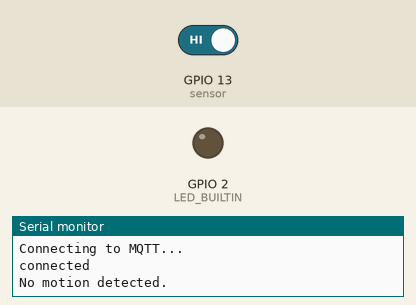
A sketch run on a simulated ESP8266 (NodeMCU). Parts: output pins drawn as LEDs (lit = HIGH, except the on-board LED, lit = LOW), the last lines printed to the serial monitor. Inputs (shaded band) come from the test bench; at power-on: GPIO 13 (sensor) HIGH. WiFi joins after 1.5 s; servers stay silent unless stated; no MQTT or app messages arrive unless stated.

Above: at 2.7 s.
2.8 s: GPIO 13 (sensor) driven LOW
At 12.3 s:
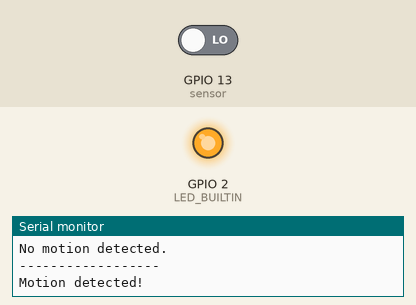
13.0 s: GPIO 13 (sensor) driven HIGH
At 22.3 s:
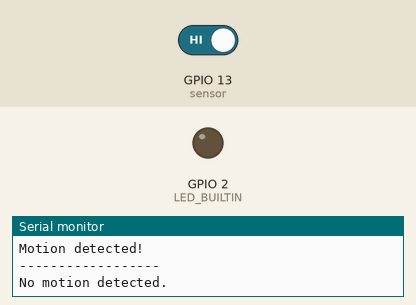
Timing chart, 0 to 23.8 s (numbered marks = the images above; inputs shaded):
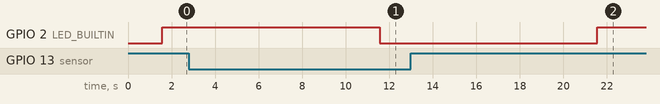

Measured:
- after the input at 2.8 s, GPIO 2 (LED_BUILTIN): HIGH → LOW after 8.8 s
- after the input at 13.0 s, GPIO 2 (LED_BUILTIN): LOW → HIGH after 8.6 s

The sketch:

pir_esp8266.ino
```cpp
#include <ESP8266WiFi.h>
#include <PubSubClient.h>

int sensor = 13;  // Digital pin D7


const char* ssid = "MOVISTAR_7728";                               // wifi ssid
const char* password =  "supercalifragilisticoespialidoso27";     // wifi password
const char* mqttServer = "192.168.1.55";                          // IP adress Raspberry Pi
const int mqttPort = 1883;
const char* mqttUser = "mqttusr";                                 // if you don't have MQTT Username, no need input
const char* mqttPassword = "mqttrpi";                             // if you don't have MQTT Password, no need input

WiFiClient espClient;
PubSubClient client(espClient);

void setup() {
  pinMode(sensor, INPUT);
  pinMode(LED_BUILTIN, OUTPUT);
  Serial.begin(9600);

  WiFi.begin(ssid, password);

  while (WiFi.status() != WL_CONNECTED) {
    delay(500);
    Serial.println("Connecting to WiFi..");
  }
  Serial.println("Connected to the WiFi network");

  client.setServer(mqttServer, mqttPort);

  while (!client.connected()) {
    Serial.println("Connecting to MQTT...");

    if (client.connect("ESP8266Client", mqttUser, mqttPassword )) {
      Serial.println("connected");
    } else {

      Serial.print("failed with state ");
      Serial.print(client.state());
      delay(2000);

    }
  }
}

void loop() {
  int state = digitalRead(sensor);
  if (state == LOW) {
    Serial.println("Motion detected!");
    digitalWrite(LED_BUILTIN, LOW);
    char msg [1]={'2'};
    client.publish("pir-micro", msg);
    delay(10000);
  }else {
    Serial.println("No motion detected.");
    digitalWrite(LED_BUILTIN, HIGH);
    char msg [3] ={'3'};
    client.publish("pir-micro", msg);
    delay(10000);
  }
  Serial.println("------------------");
}
```
